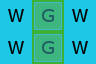

This is a level from a 2D game, rendered from its Tiled map with the project's own tilesets. A one-line summary and the map file follow, with tile-layer data summarised:
An orthogonal 3x2 tile map with 32x32 px tiles, 4 tile layers (objects, constraints, constraints2, collision), 6 tilesets.

<map version="1.0" orientation="orthogonal" width="3" height="2" tilewidth="32" tileheight="32">
 <tileset firstgid="1" name="furniture-modern" tilewidth="32" tileheight="32">
  <image source="../maps/graphics/tiles/furniture-modern.png" width="512" height="512" />
 </tileset>
 <tileset firstgid="257" name="furniture-placement" tilewidth="32" tileheight="32">
  <image source="../maps/graphics/tiles/furniture-placement.png" width="64" height="64" />
  <tile id="2">
   <properties>
    <property name="constraint" value="ground" />
   </properties>
  </tile>
  <tile id="3">
   <properties>
    <property name="constraint" value="wall" />
   </properties>
  </tile>
 </tileset>
 <tileset firstgid="261" name="collision" tilewidth="32" tileheight="32">
  <image source="../maps/graphics/tiles/collision.png" width="64" height="64" />
  <tile id="0">
   <properties>
    <property name="collision" value="short" />
   </properties>
  </tile>
 </tileset>
 <tileset firstgid="265" name="furniture-lab" tilewidth="32" tileheight="32">
  <image source="../maps/graphics/tiles/furniture-lab.png" width="512" height="512" />
 </tileset>
 <tileset firstgid="521" name="future-obj3" tilewidth="32" tileheight="32">
  <image source="../image-atlases/future-obj3.png" width="512" height="512" />
 </tileset>
 <tileset firstgid="777" name="future-obj4" tilewidth="32" tileheight="32">
  <image source="../image-atlases/future-obj4.png" width="512" height="512" />
 </tileset>
 <layer name="objects" width="3" height="2">
  <data>[6 cells, 2 non-empty, 2 distinct tile ids]</data>
 </layer>
 <layer name="constraints" width="3" height="2">
  <data>[6 cells, 4 non-empty, 2 distinct tile ids]</data>
 </layer>
 <layer name="constraints2" width="3" height="2">
  <data>[6 cells, 4 non-empty, 2 distinct tile ids]</data>
 </layer>
 <layer name="collision" width="3" height="2">
  <data>[6 cells, 2 non-empty, 1 distinct tile ids]</data>
 </layer>
</map>
